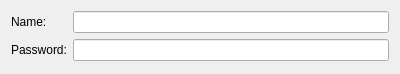
<?xml version="1.0" encoding="UTF-8"?>
<ui version="4.0">
 <class>SkypeWebOptionsWidget</class>
 <widget class="QWidget" name="SkypeWebOptionsWidget">
  <property name="geometry">
   <rect>
    <x>0</x>
    <y>0</y>
    <width>400</width>
    <height>74</height>
   </rect>
  </property>
  <property name="sizePolicy">
   <sizepolicy hsizetype="Preferred" vsizetype="Minimum">
    <horstretch>0</horstretch>
    <verstretch>0</verstretch>
   </sizepolicy>
  </property>
  <property name="windowTitle">
   <string>Account Preferences</string>
  </property>
  <layout class="QVBoxLayout" name="verticalLayout_2">
   <property name="sizeConstraint">
    <enum>QLayout::SetMinimumSize</enum>
   </property>
   <item>
    <layout class="QFormLayout" name="formLayout">
     <property name="sizeConstraint">
      <enum>QLayout::SetMinimumSize</enum>
     </property>
     <item row="0" column="0">
      <widget class="QLabel" name="accountLabel">
       <property name="text">
        <string>Name:</string>
       </property>
      </widget>
     </item>
     <item row="0" column="1">
      <widget class="QLineEdit" name="accountLineEdit"/>
     </item>
     <item row="1" column="0">
      <widget class="QLabel" name="passwordLabel">
       <property name="text">
        <string>Password:</string>
       </property>
      </widget>
     </item>
     <item row="1" column="1">
      <widget class="QLineEdit" name="passwordLineEdit">
       <property name="echoMode">
        <enum>QLineEdit::Password</enum>
       </property>
      </widget>
     </item>
    </layout>
   </item>
  </layout>
 </widget>
 <customwidgets/>
 <resources/>
 <connections/>
</ui>
